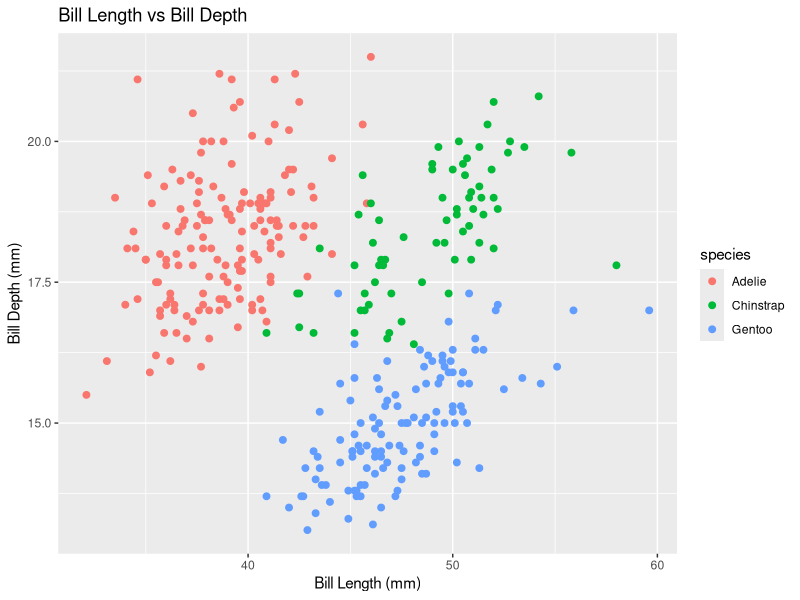
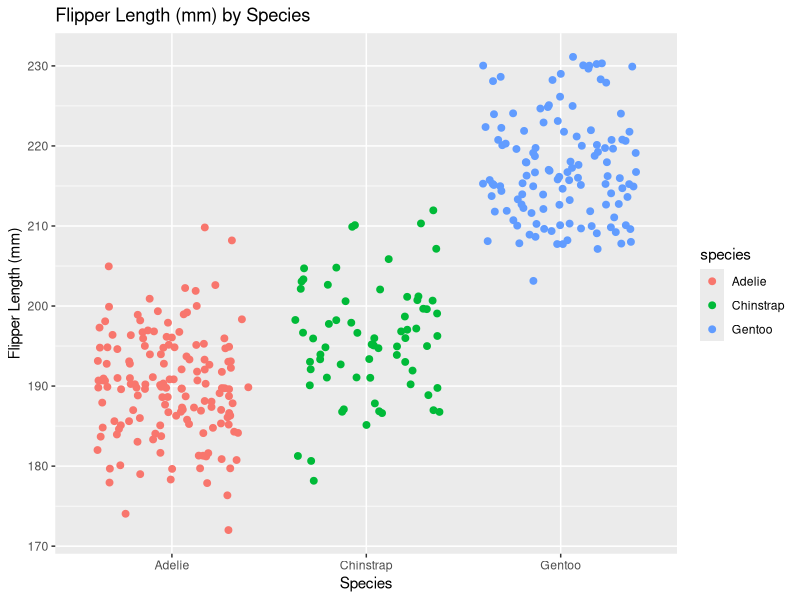

The R source for these figures, in order:
## ---- chunk 1
knitr::opts_chunk$set
library(tidyverse)
library(palmerpenguins)
## ---- chunk 2
a <- expression(x^2)

derivative_a <- deriv(a, "x")

derivative_a

x <- 3

eval(derivative_a)

## ---- chunk 3
b <- expression(2 * (3*a+2)^4-5)

derivative_b <- deriv(b, "a")

derivative_b

a <- 1.2

eval(derivative_b)

## ---- chunk 4
c <- expression((-4*t)/(t^2+1)^3)

derivative_c <- D(c, "t")

derivative_c

t <- 0

eval(derivative_c)

## ---- chunk 5
ggplot(data = penguins, aes(x = bill_length_mm, y = bill_depth_mm)) +
  geom_point(aes(color = species), size = 2)+
  labs(title = "Bill Length vs Bill Depth",
       x = "Bill Length (mm)",
       y = "Bill Depth (mm)")
## ---- chunk 6
ggplot(data = penguins, aes(x = species,
                            y = flipper_length_mm)) +
  geom_jitter(aes(color = species), size =2) +
  labs(title = "Flipper Length (mm) by Species",
       x = "Species",
       y = "Flipper Length (mm)")
